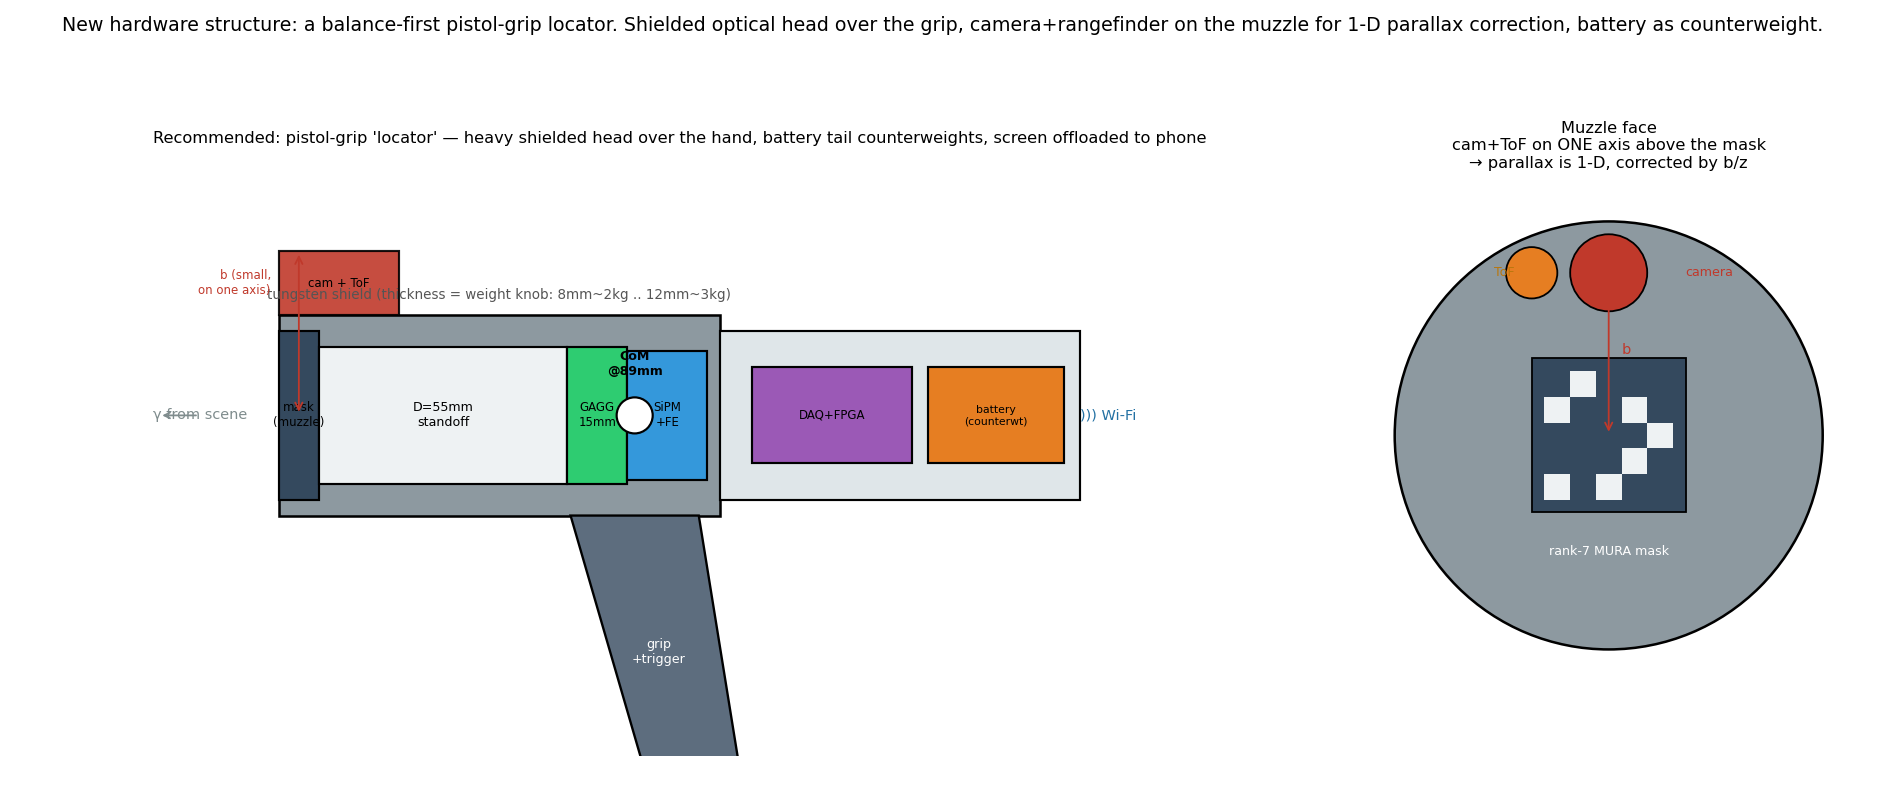

Source code (Python):
"""New hardware structure for the handheld coded-aperture locator — a concept layout
that folds in every result from this session:

  * optical head : rank-7 MURA W mask (muzzle) + D=55mm standoff + 16x16 GAGG:Mg 15mm
  * shield       : tungsten cup, thickness = the weight/volume knob (8mm~2kg .. 12mm~3kg)
  * readout      : SiPM + front-end just behind the crystal (pixel 256ch or monolithic ~30ch)
  * camera + ToF : co-mounted ON TOP of the muzzle (baseline b minimal, on ONE axis -> 1-D
                   parallax); ToF rangefinder gives z for exact b/z overlay correction
  * balance      : CoM sits over a pistol grip just behind the head; battery in the rear
                   tail acts as counterweight to the forward shield mass
  * display      : offloaded to phone/tablet over Wi-Fi (lightest) or a small flip screen

Two views: (left) side elevation with subsystems + center of mass; (right) muzzle face.
Usage:  python samples/hardware_concept.py
"""
import os
import numpy as np
import matplotlib
matplotlib.use("Agg")
import matplotlib.pyplot as plt
from matplotlib.patches import FancyBboxPatch, Circle, Rectangle, Polygon

here = os.path.dirname(os.path.abspath(__file__))

# --- mass model (g) for the CoM, reusing the design study's breakdown (12mm shield build) ---
masses = {  # (x_mm from muzzle, mass_g)
    "shield":   (70.0, 2500.0),   # tungsten cup over the optical head
    "mask":     (5.0,   40.0),
    "crystal":  (72.0,  40.0),
    "readout":  (95.0, 150.0),
    "daq_fpga": (150.0, 350.0),
    "battery":  (185.0, 300.0),
    "housing":  (120.0, 300.0),
    "cam_tof":  (10.0,  120.0),
}
M = sum(m for _, m in masses.values())
com_x = sum(x * m for x, m in masses.values()) / M
print(f"total ~{M/1000:.2f} kg, CoM at x={com_x:.0f} mm from the muzzle -> put the grip there")

fig, (ax, axf) = plt.subplots(1, 2, figsize=(14.5, 6.2), gridspec_kw={"width_ratios": [2.3, 1]})

# ================= side elevation =================
Hh = 50.0                       # head outer height (mm) ~ Ø50 body
yc = 60.0                       # vertical centre of the barrel

def box(x, w, y, h, fc, ec="k", lw=1.2, label=None, fs=7.5, alpha=1.0, rounded=False):
    p = FancyBboxPatch((x, y), w, h, boxstyle="round,pad=0,rounding_size=3" if rounded else "square,pad=0",
                       fc=fc, ec=ec, lw=lw, alpha=alpha)
    ax.add_patch(p)
    if label:
        ax.text(x + w / 2, y + h / 2, label, ha="center", va="center", fontsize=fs)

# shield cup over the optical head (front section)
box(0, 110, yc - Hh/2, Hh, "#8d99a0", ec="k", lw=1.4)                       # head body / shield
box(0, 10, yc - (Hh-8)/2, Hh-8, "#34495e", label="mask\n(muzzle)", fs=6.5) # W mask at muzzle
box(10, 62, yc - (Hh-16)/2, Hh-16, "#eef2f3", label="D=55mm\nstandoff", fs=7)  # coded gap (air)
box(72, 15, yc - (Hh-16)/2, Hh-16, "#2ecc71", label="GAGG\n15mm", fs=6.5)  # crystal
box(87, 20, yc - (Hh-18)/2, Hh-18, "#3498db", label="SiPM\n+FE", fs=6.5)   # readout
ax.text(55, yc + Hh/2 + 4, "tungsten shield (thickness = weight knob: 8mm~2kg .. 12mm~3kg)",
        ha="center", fontsize=7.5, color="#555")

# rear tail: DAQ/FPGA + battery counterweight
box(110, 90, yc - Hh/2 + 4, Hh - 8, "#dfe6e9", ec="k")                      # rear housing
box(118, 40, yc - 12, 24, "#9b59b6", label="DAQ+FPGA", fs=6.5)
box(162, 34, yc - 12, 24, "#e67e22", label="battery\n(counterwt)", fs=6)
ax.text(200, yc, "))) Wi-Fi", fontsize=8, color="#2471a3", va="center")

# camera + ToF pod on top of the muzzle (minimal baseline b, single axis)
box(0, 30, yc + Hh/2, 16, "#c0392b", label="cam + ToF", fs=6.5, alpha=0.9)
ax.annotate("", (5, yc + Hh/2 + 16), (5, yc), arrowprops=dict(arrowstyle="<->", color="#c0392b", lw=1))
ax.text(-2, yc + Hh/2 + 8, "b (small,\non one axis)", fontsize=6.5, color="#c0392b", ha="right", va="center")

# pistol grip under the CoM
grip = Polygon([(com_x-16, yc - Hh/2), (com_x+16, yc - Hh/2),
                (com_x+26, yc - Hh/2 - 62), (com_x+2, yc - Hh/2 - 62)], closed=True,
               fc="#5d6d7e", ec="k", lw=1.3)
ax.add_patch(grip)
ax.text(com_x+6, yc - Hh/2 - 34, "grip\n+trigger", ha="center", va="center", fontsize=7, color="w")

# center of mass marker
ax.add_patch(Circle((com_x, yc), 4.5, fc="w", ec="k", lw=1.2, zorder=6))
ax.add_patch(Polygon([(com_x-4.5, yc), (com_x, yc+4.5), (com_x+4.5, yc)], fc="k"))
ax.add_patch(Polygon([(com_x-4.5, yc), (com_x, yc-4.5), (com_x+4.5, yc)], fc="k"))
ax.text(com_x, yc + 10, f"CoM\n@{com_x:.0f}mm", ha="center", fontsize=7, weight="bold")

# scene / photons arrow
ax.annotate("γ from scene", (-30, yc), (-8, yc), fontsize=8, color="#7f8c8d",
            arrowprops=dict(arrowstyle="->", color="#7f8c8d"), va="center", ha="right")

# overall dimension
ax.annotate("", (0, yc - Hh/2 - 72), (200, yc - Hh/2 - 72), arrowprops=dict(arrowstyle="<->", lw=1.2))
ax.text(100, yc - Hh/2 - 78, "≈ 200 mm", ha="center", va="top", fontsize=9, weight="bold")
ax.text(100, 128, "Recommended: pistol-grip 'locator' — heavy shielded head over the hand, "
        "battery tail counterweights, screen offloaded to phone", ha="center", fontsize=9)

ax.set_xlim(-45, 235); ax.set_ylim(-25, 135); ax.axis("off")
ax.set_aspect("equal")

# ================= muzzle face view =================
R = 25.0
axf.add_patch(Circle((0, 0), R, fc="#8d99a0", ec="k", lw=1.4))          # head OD
axf.add_patch(Rectangle((-9, -9), 18, 18, fc="#34495e", ec="k"))        # mask aperture (14mm sq)
# MURA-ish pattern hint
rng = [(-6,-6),(0,-6),(6,0),(-6,3),(3,3),(3,-3),(-3,6)]
for (px,py) in rng:
    axf.add_patch(Rectangle((px-1.5,py-1.5),3,3, fc="#eef2f3", ec="none"))
axf.text(0, -14, "rank-7 MURA mask", ha="center", fontsize=7, color="w")
# camera + ToF on top, on the vertical axis (1-D parallax)
axf.add_patch(Circle((0, R-6), 4.5, fc="#c0392b", ec="k"))
axf.text(9, R-6, "camera", fontsize=7, va="center", color="#c0392b")
axf.add_patch(Circle((-9, R-6), 3, fc="#e67e22", ec="k"))
axf.text(-11, R-6, "ToF", fontsize=7, va="center", ha="right", color="#b9770e")
axf.annotate("", (0, 0), (0, R-6), arrowprops=dict(arrowstyle="<->", color="#c0392b", lw=1))
axf.text(1.5, (R-6)/2, "b", fontsize=8, color="#c0392b")
axf.set_xlim(-30, 30); axf.set_ylim(-30, 30); axf.axis("off"); axf.set_aspect("equal")
axf.set_title("Muzzle face\ncam+ToF on ONE axis above the mask\n→ parallax is 1-D, corrected by b/z", fontsize=9)

fig.suptitle("New hardware structure: a balance-first pistol-grip locator. Shielded optical head over the grip, "
             "camera+rangefinder on the muzzle for 1-D parallax correction, battery as counterweight.", fontsize=10.5)
fig.tight_layout(rect=[0, 0, 1, 0.93])
out = os.path.join(here, "hardware_concept.png")
fig.savefig(out, dpi=130); print("saved", out)
